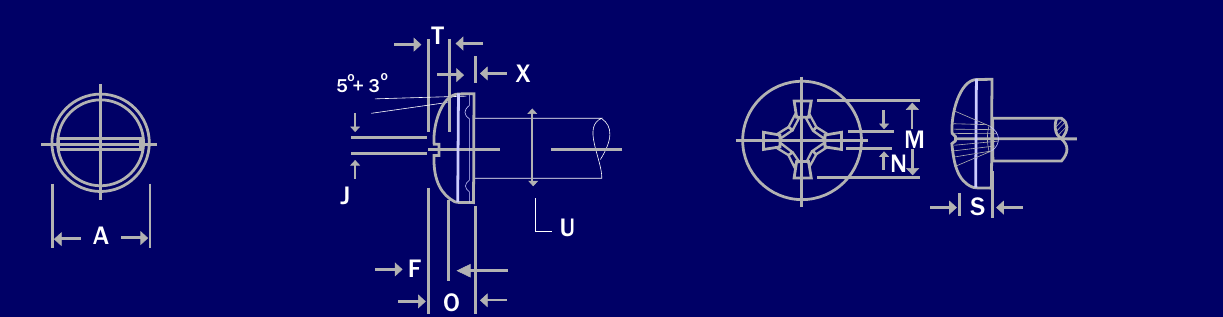
#> input picture bronze/images/cab_binding_raw.png, 1223 x 317 px; its folder holds only this picture in this run
$ python process_images.py
#> lines starting #> are read from the running program, lines starting #| are printed output that depends on the picture
#!/usr/bin/env python3
"""bronze/images/*_raw.png (recortes del catálogo) -> silver/images/*.png (línea clara sobre fondo transparente). Requiere Pillow."""
from PIL import Image
from pathlib import Path
R = Path(__file__).resolve().parent.parent
(R/'silver'/'images').mkdir(exist_ok=True)
for f in sorted((R/'bronze'/'images').glob('*_raw.png')):
    if f.name.startswith('foto_'):  # fotografías: se conservan a color
        im = Image.open(f).convert('RGB'); im = im.resize((im.width*2, im.height*2), Image.LANCZOS)
        im.save(R/'silver'/'images'/f.name.replace('_raw', ''), optimize=True); continue
    im = Image.open(f).convert('RGB'); w, h = im.size; px = im.load(); out = Image.new('RGBA', (w, h)); o = out.load()
#> further down, im is the input picture: PIL image 1223x317 RGB; mean R, G, B 8.1, 8.1, 105.8
#> after `w, h = im.size`: w = 1223; h = 317
#> after `out = Image.new('RGBA', (w, h))`: out: PIL image 1223x317 RGBA; every value is 0
    for y in range(h):
        for x in range(w):
            r, g, b = px[x, y]; a = min(255, int(max(0, min(r, g) - 40) * 1.7))   # fondo azul oscuro -> transparente
            o[x, y] = (210, 240, 250, a)
    bb = out.getchannel('A').point(lambda v: 255 if v > 40 else 0).getbbox()
#> bb = (41, 26, 1077, 314)
    if bb: out = out.crop((max(bb[0]-6, 0), max(bb[1]-6, 0), min(bb[2]+6, w), min(bb[3]+6, h)))
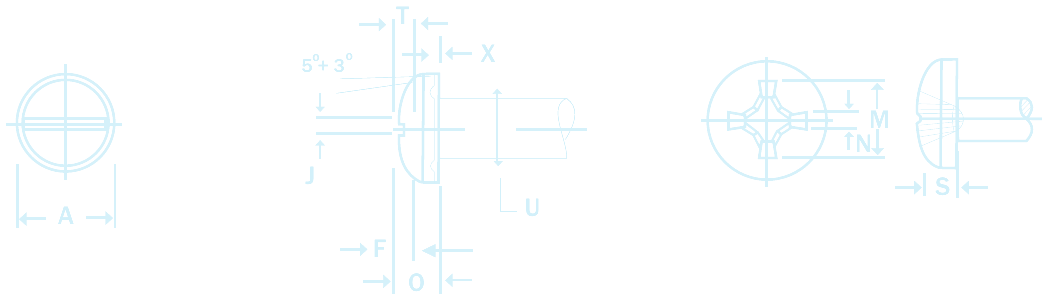
#> out: PIL image 1048x297 RGBA; mean R, G, B, A 210, 240, 250, 12.4; transparent parts drawn white
    out = out.resize((out.width*2//3, out.height*2//3), Image.LANCZOS)
#> out: PIL image 698x198 RGBA
    out.save(R/'silver'/'images'/f.name.replace('_raw', ''), optimize=True); print(f.name, out.size)
#| cab_binding_raw.png (698, 198)

$ run again, on bronze/images/cab_hexagonal_raw.png
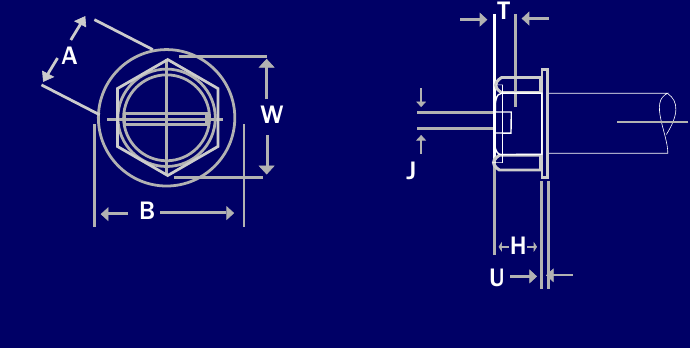
#> input picture bronze/images/cab_hexagonal_raw.png, 690 x 348 px
#> im is the input picture: PIL image 690x348 RGB; mean R, G, B 10.1, 10.1, 106.8
#> bb = (41, 1, 688, 289)
#> `if bb: out = out.crop((max(bb[0]-6, 0), max(bb[1]-6, 0), min(bb[2]+6, ..`:
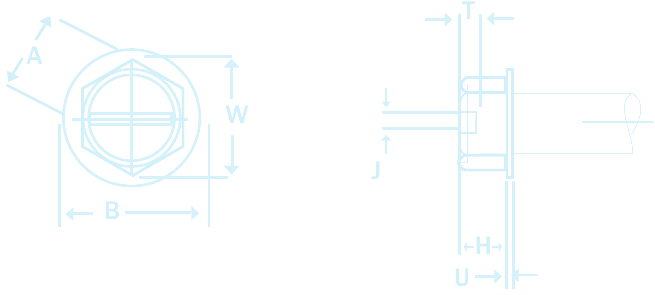
#> out: PIL image 655x295 RGBA; mean R, G, B, A 210, 240, 250, 15.3; transparent parts drawn white
#| cab_hexagonal_raw.png (436, 196)

$ run again, on bronze/images/cab_lenteja_raw.png
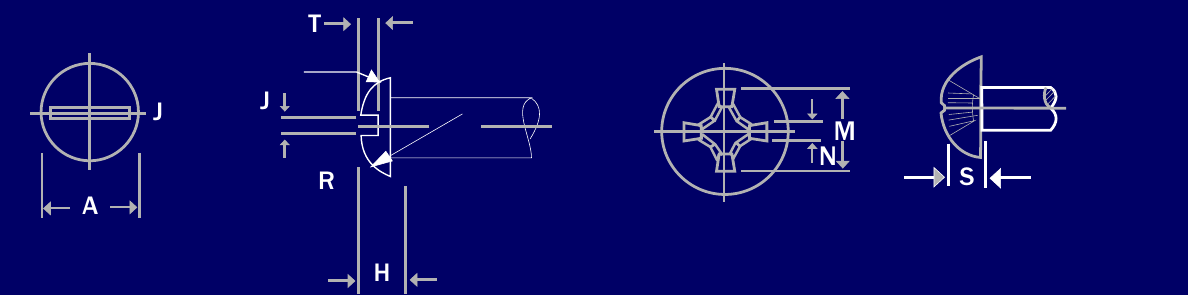
#> input picture bronze/images/cab_lenteja_raw.png, 1188 x 295 px
#> im is the input picture: PIL image 1188x295 RGB; mean R, G, B 7.9, 7.9, 105.8
#> bb = (30, 14, 1066, 294)
#> `if bb: out = out.crop((max(bb[0]-6, 0), max(bb[1]-6, 0), min(bb[2]+6, ..`:
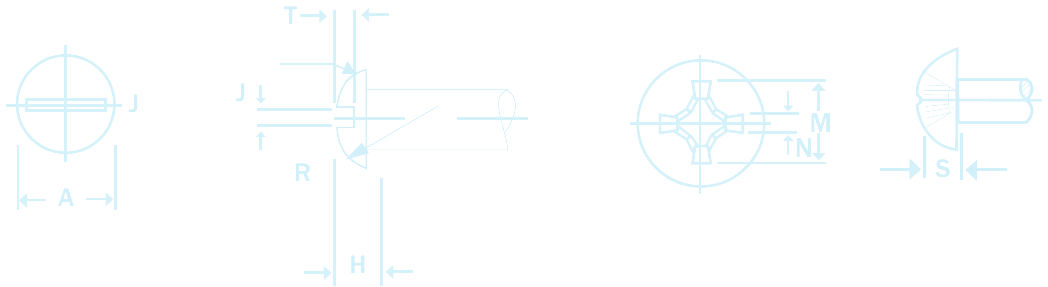
#> out: PIL image 1048x287 RGBA; mean R, G, B, A 210, 240, 250, 11; transparent parts drawn white
#| cab_lenteja_raw.png (698, 191)

$ run again, on bronze/images/cab_oval_raw.png
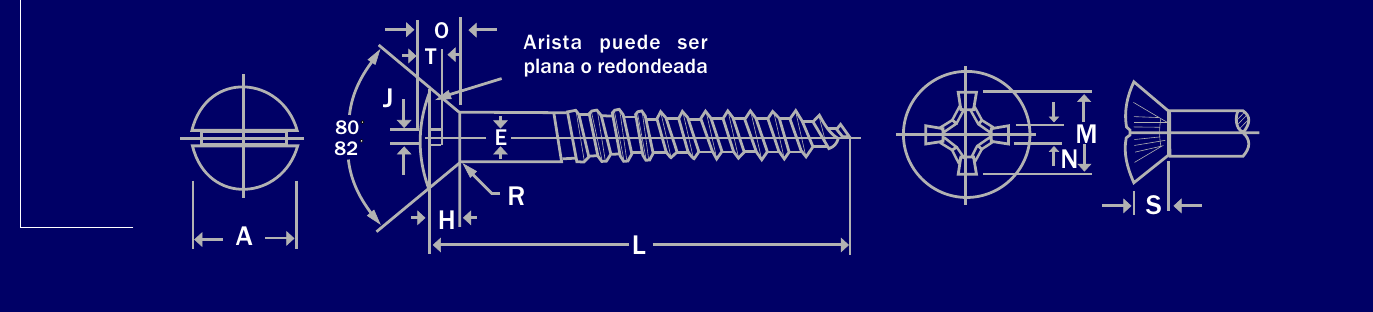
#> input picture bronze/images/cab_oval_raw.png, 1373 x 312 px
#> im is the input picture: PIL image 1373x312 RGB; mean R, G, B 11.4, 11.4, 107.2
#> bb = (20, 0, 1259, 255)
#> `if bb: out = out.crop((max(bb[0]-6, 0), max(bb[1]-6, 0), min(bb[2]+6, ..`:
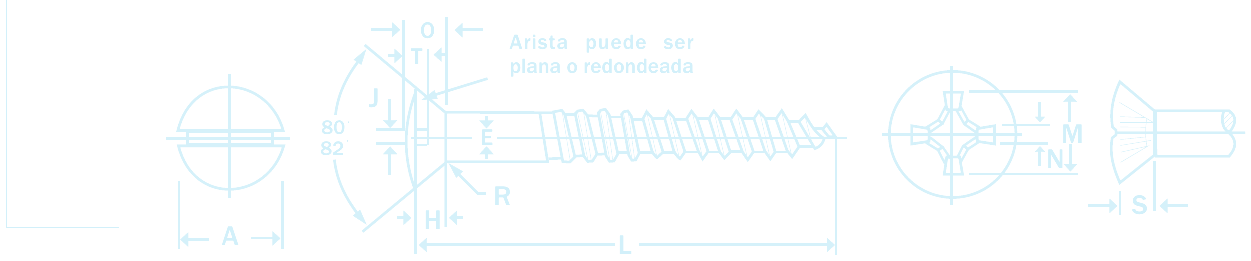
#> out: PIL image 1251x261 RGBA; mean R, G, B, A 210, 240, 250, 18; transparent parts drawn white
#| cab_oval_raw.png (834, 174)

$ run again, on bronze/images/cab_cilindrica_phillips_raw.png
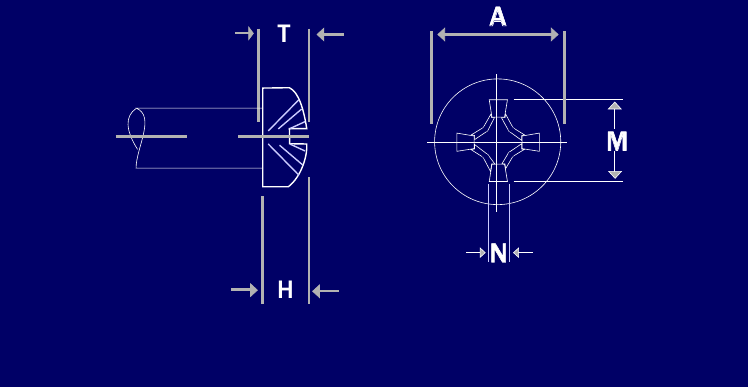
#> input picture bronze/images/cab_cilindrica_phillips_raw.png, 748 x 387 px
#> im is the input picture: PIL image 748x387 RGB; mean R, G, B 4.5, 4.5, 104.4
#> bb = (116, 6, 627, 304)
#> `if bb: out = out.crop((max(bb[0]-6, 0), max(bb[1]-6, 0), min(bb[2]+6, ..`:
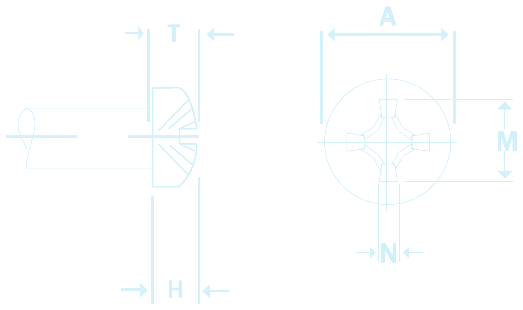
#> out: PIL image 523x310 RGBA; mean R, G, B, A 210, 240, 250, 9.3; transparent parts drawn white
#| cab_cilindrica_phillips_raw.png (348, 206)
